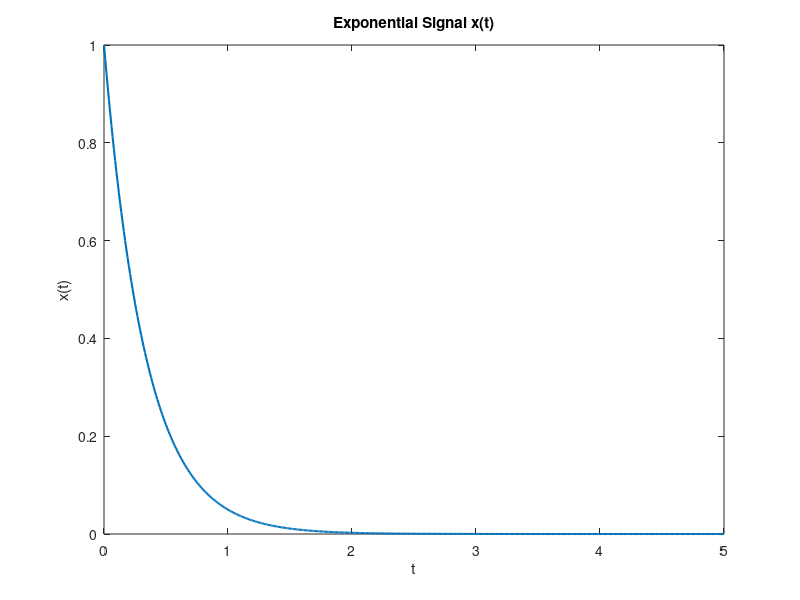
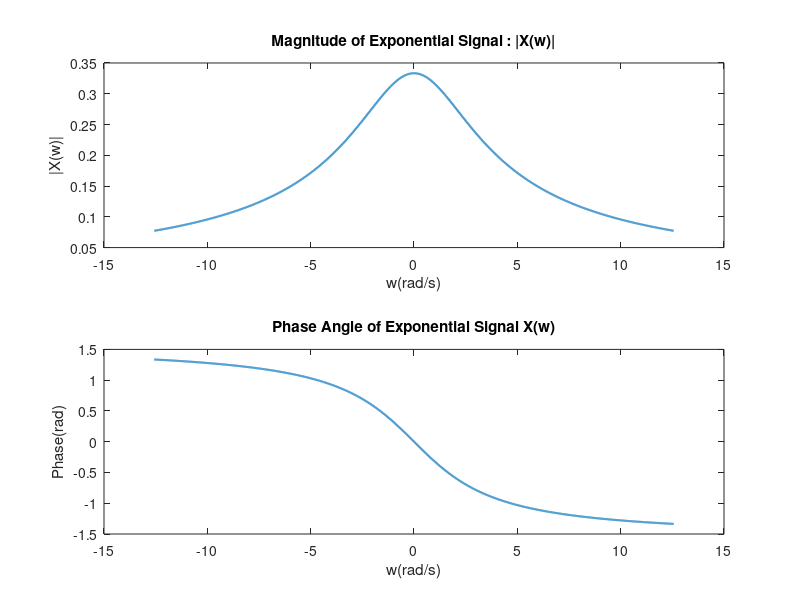
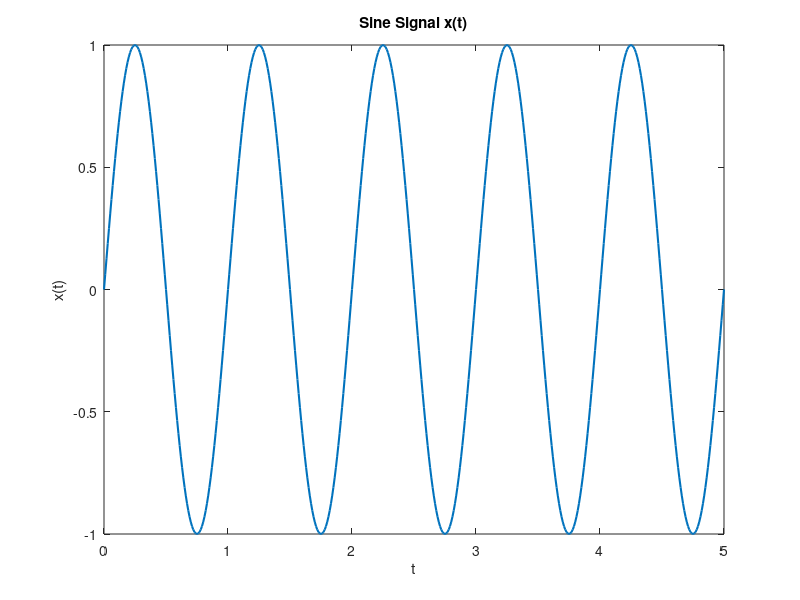
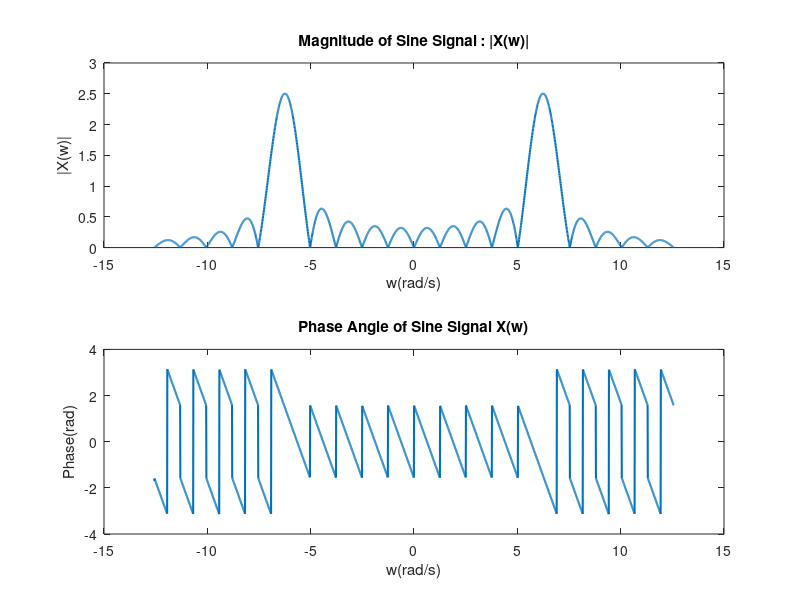

Here is the MATLAB script that generated these plots, in order:
clc;
close all;
clear all;

t=0:0.01:5;
w=-4*pi:0.01:4*pi;

% Exponential Signal
x_t1=exp(-3*t);

figure(1),
plot(t,x_t1,"LineWidth",1.5);
xlabel("t");
ylabel("x(t)");
title("Exponential Signal x(t)");

X_w1=zeros(size(w));
for k=1:length(w)
    X_w1(k)=trapz(t,x_t1.*exp(-j*w(k)*t));
end

figure(2),
subplot(2,1,1);
plot(w,abs(X_w1),"LineWidth",1.5);
xlabel("w(rad/s)");
ylabel("|X(w)|");
title("Magnitude of Exponential Signal : |X(w)|");
subplot(2,1,2);
plot(w,angle(X_w1),"LineWidth",1.5);
xlabel("w(rad/s)");
ylabel("Phase(rad)");
title("Phase Angle of Exponential Signal X(w)");

% Sine Signal
x_t2=sin(2*pi*t);

figure(3),
plot(t,x_t2,"LineWidth",1.5);
xlabel("t");
ylabel("x(t)");
title("Sine Signal x(t)");

X_w2=zeros(size(w));
for k=1:length(w)
    X_w2(k)=trapz(t,x_t2.*exp(-j*w(k)*t));
end

figure(4),
subplot(2,1,1);
plot(w,abs(X_w2),"LineWidth",1.5);
xlabel("w(rad/s)");
ylabel("|X(w)|");
title("Magnitude of Sine Signal : |X(w)|");
subplot(2,1,2);
plot(w,angle(X_w2),"LineWidth",1.5);
xlabel("w(rad/s)");
ylabel("Phase(rad)");
title("Phase Angle of Sine Signal X(w)");

% Rectangular Pulse Signal
x_t3=double(t>=1 & t<=3);

figure(5),
plot(t,x_t3,"LineWidth",1.5);
xlabel("t");
ylabel("x(t)");
title("Rectangular Pulse Signal x(t)");

X_w3=zeros(size(w));
for k=1:length(w)
    X_w3(k)=trapz(t,x_t3.*exp(-j*w(k)*t));
end

figure(6),
subplot(2,1,1);
plot(w,abs(X_w3),"LineWidth",1.5);
xlabel("w(rad/s)");
ylabel("|X(w)|");
title("Magnitude of Rectangular Pulse Signal : |X(w)|");
subplot(2,1,2);
plot(w,angle(X_w3),"LineWidth",1.5);
xlabel("w(rad/s)");
ylabel("Phase(rad)");
title("Phase Angle of Rectangular Pulse Signal X(w)");
